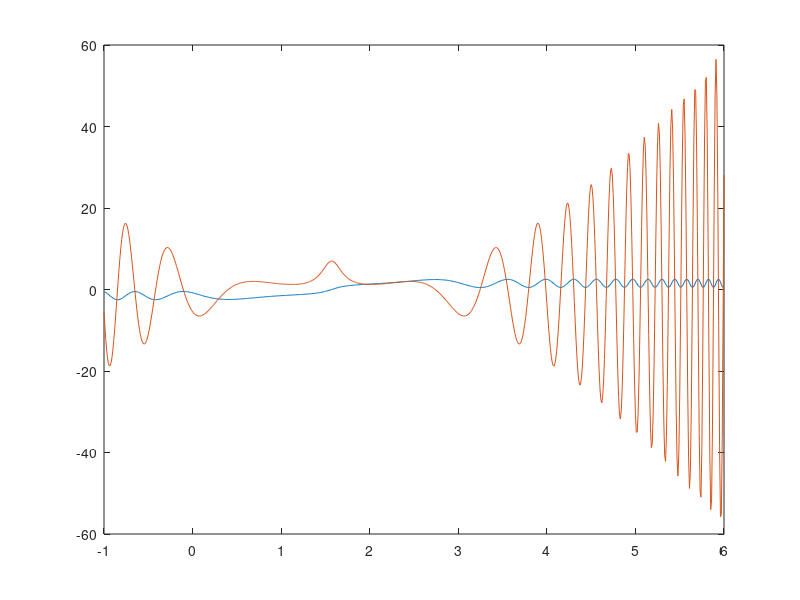

The MATLAB source for this figure: (Note: this script raises an error after producing the figure.)
f = @(x) atan(7*(x-pi/2)) + sin((x-pi/2).^3);
df = @(x) (7./(1+(7*(x-pi/2)).^2))+cos((x-pi/2).^3).*3.*(x-pi/2).^2;
x = -1:0.01:6;

grid on
plot(x,f(x))
hold on
plot(x,df(x))
hold on


%% base
toll = 1e-10;
alfa_ex = pi/2;

%% x = 1.5
x0 = 1.5;
[xvect,it] = newton_tocomplete(x0,nmax,toll,f,df,1);
err = norm(alfa_ex-xvect(end));

%l'errore e` quasi nullo, avendo iniziato vicino al punto fisso, quindi
%sappiamo che se la funzione phi e` favorevole convergenera`, e infatti
%lo fa.

[p,c] = stimap(xvect);  % ordine di convergenza e` 3, siamo sicuri che sia almeno > 1
% perche' la derivata di primo ordine e` nulla ad alfa, se cercassimo la
% seconda e terza derivata troveremmo che la seconda si annullerebbe anche
% lei e la terza sarebbe non nulla.

%% x = 4
x0 = 4;
[xvect,it] = newton_tocomplete(x0,nmax,toll,f,df,1);
err = norm(alfa_ex-xvect(end));

% ho deciso non fare la stime della convergenza visto che sarebbe inutile
% dato che questo guess iniziale non porta alla convergenza al punto fisso.

% in questo caso l'errore e` molto perche' per quanto la funzione phi sia
% favorevole e ci permette di trovare il punto fisso, la convergenza al
% punto fisso e un fenomeno locale, x = 4 non e vicino a x0 quindi non e
% garantito che converga e infatti non converge.
